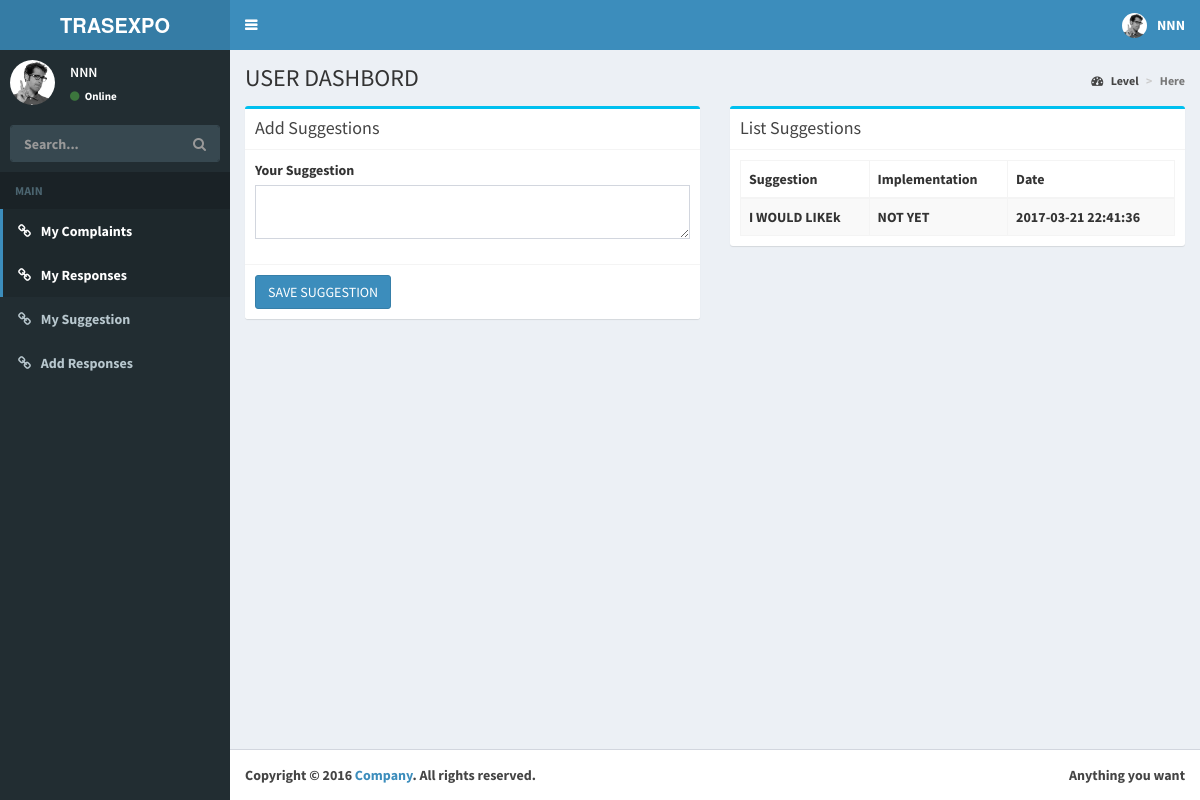
Page /user.php?user=sugge (signed in) on the committed database.
### tables this page shows
CREATE TABLE IF NOT EXISTS `suggestion` (
  `sgg_id` int(100) NOT NULL AUTO_INCREMENT COMMENT 'primary key',
  `sgg_user` int(100) NOT NULL,
  `sgg_quest` varchar(100) NOT NULL,
  `sgg_date` datetime NOT NULL DEFAULT CURRENT_TIMESTAMP,
  `sgg_status` varchar(100) DEFAULT 'NOT YET',
  PRIMARY KEY (`sgg_id`),
  KEY `com_user` (`sgg_user`),
  KEY `com_user_2` (`sgg_user`)
);

### user.php (the view, shortened to what this page needs)
<!DOCTYPE html>
<html>
<head>
  <link rel="stylesheet" href="bootstrap/css/bootstrap.min.css">
  <link rel="stylesheet" href="https://cdnjs.cloudflare.com/ajax/libs/font-awesome/4.5.0/css/font-awesome.min.css">
  <link rel="stylesheet" href="https://cdnjs.cloudflare.com/ajax/libs/ionicons/2.0.1/css/ionicons.min.css">
  <link rel="stylesheet" href="dist/css/AdminLTE.min.css">
  <link rel="stylesheet" href="dist/css/skins/skin-blue.min.css">
</head>
<body class="hold-transition skin-blue sidebar-mini">
<div class="wrapper">
  <header class="main-header">
     <a href="user.php" class="logo">
      <span class="logo-mini"><b>TRAS</span>
      <span class="logo-lg"><b>TRAS</b>EXPO</span>
    </a>
    <nav class="navbar navbar-static-top" role="navigation">
      <a href="#" class="sidebar-toggle" data-toggle="offcanvas" role="button">
      </a>
      <div class="navbar-custom-menu">
        <ul class="nav navbar-nav">
          <li class="dropdown user user-menu">
            <a href="#" class="dropdown-toggle" data-toggle="dropdown">
              <img src="dist/img/user2-160x160.jpg" class="user-image" alt="User Image">
              <span class="hidden-xs"><?php echo"  ".$_SESSION['usremp']['cl_nam'];?></span>
            </a>
          </li>
        </ul>
      </div>
    </nav>
  </header>
  <aside class="main-sidebar">
    <section class="sidebar">
      <div class="user-panel">
        <div class="pull-left image">
          <img src="dist/img/user2-160x160.jpg" class="img-circle" alt="User Image">
        </div>
        <div class="pull-left info">
          <p><?php echo"  ".$_SESSION['usremp']['cl_nam'];?></p>
          <a href=""><i class="fa fa-circle text-success"></i> Online</a>
        </div>
      </div>
      <form action="" method="get" class="sidebar-form">
        <div class="input-group">
          <input type="text" name="q" class="form-control" placeholder="Search...">
              <span class="input-group-btn">
                <button type="submit" name="search" id="search-btn" class="btn btn-flat"><i class="fa fa-search"></i>
                </button>
              </span>
        </div>
      </form>
      <ul class="sidebar-menu">
        <li class="header">MAIN</li>
        <li class="active"><a href="?user=cop"><i class="fa fa-link"></i> <span>My Complaints</span></a></li>
		<li class="active"><a href="?user=resp"><i class="fa fa-link"></i> <span>My Responses</span></a></li>
        <li><a href="?user=sugge"><i class="fa fa-link"></i> <span>My Suggestion</span></a></li>
		 <?php
		 if($_SESSION['usremp']['usr_leve']=='KOTSA'||$_SESSION['usremp']['usr_leve']=='STAGE GUIDE' ){ ?>
		<li><a href="?user=add_r"><i class="fa fa-link"></i> <span>Add Responses</span></a></li>
         <?php } ?>
      </ul>
    </section>
  </aside>
  <div class="content-wrapper">
    <section class="content-header">
      <h1>
        USER DASHBORD
      </h1>
      <ol class="breadcrumb">
        <li><a href="?empl=r"><i class="fa fa-dashboard"></i> Level</a></li>
        <li class="active">Here</li>
      </ol>
    </section>
    <section class="content">
				 <?php
	$page=$_GET['user'];
 switch ($page){
			case "sugge":
			sgge();
			break;
}
?>
    </section>
  </div>
  <footer class="main-footer">
    <div class="pull-right hidden-xs">
      Anything you want
    </div>
    <strong>Copyright &copy; 2016 <a href="#">Company</a>.</strong> All rights reserved.
  </footer>
</div>
</body>
</html>
<?php  function sgge(){ ?>
   <div class="row">
      <?php
$user_ids =$_SESSION['usremp']['cl_id'];
?>
		<div class="col-md-6">
          <div class="box box-info">
            <div class="box-header with-border">
              <h3 class="box-title">Add Suggestions</h3>
            </div>
				<form role="form" method="post">
              <div class="box-body">
				<div class="form-group">
                  <label for="passwd">Your Suggestion</label>
                  <textarea type="text" class="form-control"  id="clt_sgg"  name="clt_sgg" required placeholder=""></textarea>
                </div>
              </div>
              <div class="box-footer">
                <button type="submit" class="btn btn-primary" name="save_sgg">SAVE SUGGESTION</button>
              </div>
            </form>
          </div>
		   </div>
		<div class="col-md-6">
          <div class="box box-info">
            <div class="box-header with-border">
              <h3 class="box-title"> List Suggestions</h3>
            </div>
			<div class="box-body">
                 <table id="example2" class="table table-bordered table-striped">
                <thead>
                <tr>
					<th>Suggestion </th>
					<th>Implementation</th>
				   <th>Date</th>
                </tr>
                </thead>
                <tbody>
<?php   $query = "SELECT * FROM suggestion WHERE sgg_user =$user_ids";
$result = mysql_query($query) or die (mysql_error());
while ($row = mysql_fetch_array($result)) {?>
                <tr>
                  <td><?php  echo $row['sgg_quest'];?></td>
				  <td><?php  echo $row['sgg_status'];?></td>
                  <td><?php  echo $row['sgg_date'];?></td>
                </tr>
			<?php	}?>
                </tbody>
              </table>
            </div>
          </div>
		   </div>
	  </div>
 <?php  } ?>

### rows in the picture
suggestion: sgg_quest "I WOULD LIKEk", sgg_status "NOT YET", sgg_date "2017-03-21 22:41:36"

### other values in the picture
$_SESSION['usremp']['cl_nam'] "NNN"
